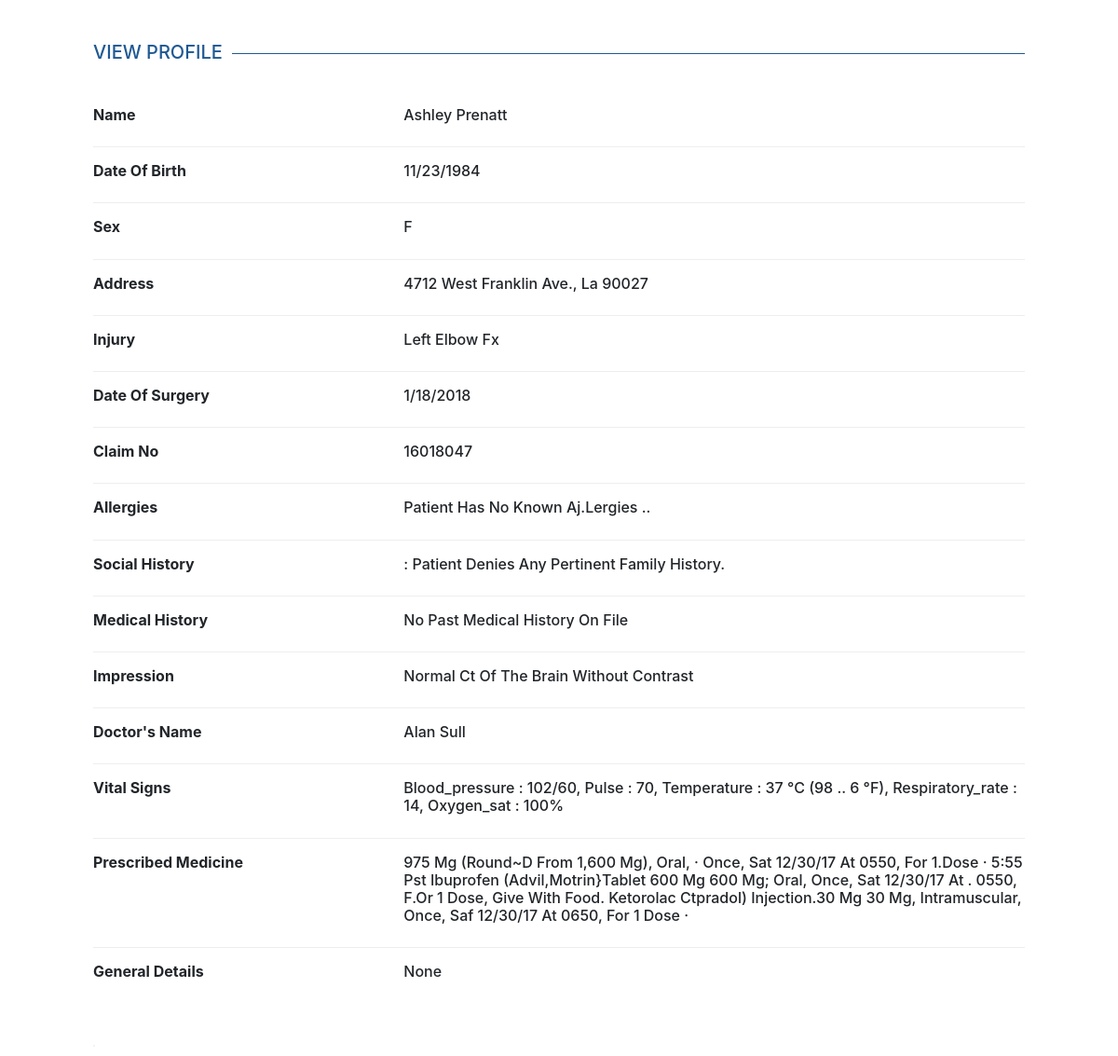
The app's page /detail/253/ with its own data.
### evaluators/models.py (models this page shows, shortened)
class DocumentDetail(models.Model):
    document = models.ForeignKey(Document, related_name='document_name', on_delete=models.CASCADE)
    patient_name = models.CharField(verbose_name="Patient's Name", max_length=200, null=True, blank=True)
    dob = models.CharField(verbose_name="DOB", max_length=200, null=True, blank=True)
    sex = models.CharField(verbose_name="Sex", max_length=200, null=True, blank=True)
    date_of_surgery = models.CharField(verbose_name="Date of Surgery", max_length=200, null=True, blank=True)
    claim_no = models.CharField(verbose_name="Claim No", max_length=200, null=True, blank=True)
    address = models.TextField(verbose_name="Address", null=True, blank=True)
    injury = models.TextField(verbose_name="Injury", null=True, blank=True)
    allergies = models.TextField(verbose_name="Allergies", null=True, blank=True)
    social_history = models.TextField(verbose_name="Social History", null=True, blank=True)
    medical_history = models.TextField(verbose_name="Medical History", null=True, blank=True)
    impression = models.TextField(verbose_name="Impression", null=True, blank=True)
    medicines = models.TextField(verbose_name="medicines", null=True, blank=True)
    vital_signs = models.TextField(verbose_name="vital_signs", null=True, blank=True)
    doctor = models.CharField(verbose_name="Doctor's Name", max_length=200, null=True, blank=True)
    general = models.TextField(verbose_name="general", null=True, blank=True)
    class Meta:
        verbose_name = _("Document Detail")
        verbose_name_plural = _("Document Details")

### evaluators/views.py (the view)
# urls.py: path('detail/<slug:doc_id>/', views.DocumentDetailView.as_view(), name='doc-detail'),
class DocumentDetailView(generic.TemplateView):
    template_name = 'document_detail.html'
    def get_context_data(self, **kwargs):
        doc_id = kwargs['doc_id']
        document_obj = DocumentDetail.objects.get(document__id=doc_id)
        return {'doc_obj':document_obj}

### templates/document_detail.html (shortened to what this page needs)
<!DOCTYPE html>
<html>{% load staticfiles %}
    <head>
        <link rel="stylesheet" type="text/css" href="{% static 'css/style.css' %}" />
        <link rel="stylesheet" type="text/css" href="{% static 'css/responsive.css' %}" />
        <link rel="stylesheet" type="text/css" href="{% static 'css/bootstrap.min.css' %}" />
        <link rel="stylesheet" type="text/css" href="{% static 'css/jquery-ui.min.css' %}" />
    </head>
    <body>
        <div class="fullwidth float-left position-relative">
            <diV class="container">
                <div class="position-relative pt-5 fullwidth d-table m-auto mx-wdt">
                    <h5 class="text-uppercase pro-hd-col float-left fullwidth"><span></span></h5>
                    <div class="detail-pro position-relative float-left fullwidth">
                        <ul class="p-0 float-left mt-5 fullwidth">
                            <li class="float-left fullwidth mb-3 pb-3">
                            <div class="col-lg-4 col-sm-4 float-left">
                                <div class="row">
                                <h6 class="text-capitalize fnt-wht">Name</h6>
                                </div>
                            </div>
                            <div class="col-lg-8 col-sm-8 float-left">
                                <div class="row">
                                <h6 class="text-capitalize pro-color">{{ doc_obj.patient_name }}</h6>
                                </div>
                            </div>
                            </li>
                            <li class="float-left fullwidth mb-3 pb-3">
                            <div class="col-lg-4 col-sm-4 float-left">
                                <div class="row">
                                <h6 class="text-capitalize fnt-wht">Date of Birth</h6>
                                </div>
                            </div>
                            <div class="col-lg-8 col-sm-8 float-left">
                                <div class="row">
                                <h6 class="text-capitalize pro-color">{{ doc_obj.dob }}</h6>
                                </div>
                            </div>
                            </li>
                            <li class="float-left fullwidth mb-3 pb-3">
                            <div class="col-lg-4 col-sm-4 float-left">
                                <div class="row">
                                <h6 class="text-capitalize fnt-wht">Sex</h6>
                                </div>
                            </div>
                            <div class="col-lg-8 col-sm-8 float-left">
                                <div class="row">
                                <h6 class="text-capitalize pro-color">{{ doc_obj.sex }}</h6>
                                </div>
                            </div>
                            </li>
                            <li class="float-left fullwidth mb-3 pb-3">
                            <div class="col-lg-4 col-sm-4 float-left">
                                <div class="row">
                                <h6 class="text-capitalize fnt-wht">Address</h6>
                                </div>
                            </div>
                            <div class="col-lg-8 col-sm-8 float-left">
                                <div class="row">
                                <h6 class="text-capitalize pro-color">{{ doc_obj.address }}</h6>
                                </div>
                            </div>
                            </li>
                            <li class="float-left fullwidth mb-3 pb-3">
                            <div class="col-lg-4 col-sm-4 float-left">
                                <div class="row">
                                <h6 class="text-capitalize fnt-wht">Injury</h6>
                                </div>
                            </div>
                            <div class="col-lg-8 col-sm-8 float-left">
                                <div class="row">
                                <h6 class="text-capitalize pro-color">{{ doc_obj.injury }}</h6>
                                </div>
                            </div>
                            </li>
                            <li class="float-left fullwidth mb-3 pb-3">
                            <div class="col-lg-4 col-sm-4 float-left">
                                <div class="row">
                                <h6 class="text-capitalize fnt-wht">Date of Surgery</h6>
                                </div>
                            </div>
                            <div class="col-lg-8 col-sm-8 float-left">
                                <div class="row">
                                <h6 class="text-capitalize pro-color">{{ doc_obj.date_of_surgery }}</h6>
                                </div>
                            </div>
                            </li>
                            <li class="float-left fullwidth mb-3 pb-3">
                            <div class="col-lg-4 col-sm-4 float-left">
                                <div class="row">
                                <h6 class="text-capitalize fnt-wht">Claim No</h6>
                                </div>
                            </div>
                            <div class="col-lg-8 col-sm-8 float-left">
                                <div class="row">
                                <h6 class="text-capitalize pro-color">{{ doc_obj.claim_no }}</h6>
                                </div>
                            </div>
                            </li>
                            <li class="float-left fullwidth mb-3 pb-3">
                            <div class="col-lg-4 col-sm-4 float-left">
                                <div class="row">
                                <h6 class="text-capitalize fnt-wht">Allergies</h6>
                                </div>
                            </div>
                            <div class="col-lg-8 col-sm-8 float-left">
                                <div class="row">
                                <h6 class="text-capitalize pro-color">{{ doc_obj.allergies }}</h6>
                                </div>
                            </div>
                            </li>
                            <li class="float-left fullwidth mb-3 pb-3">
                            <div class="col-lg-4 col-sm-4 float-left">
                                <div class="row">
                                <h6 class="text-capitalize fnt-wht">Social History</h6>
                                </div>
                            </div>
                            <div class="col-lg-8 col-sm-8 float-left">
                                <div class="row">
                                <h6 class="text-capitalize pro-color">{{ doc_obj.social_history }}</h6>
                                </div>
                            </div>
                            </li>
                            <li class="float-left fullwidth mb-3 pb-3">
                            <div class="col-lg-4 col-sm-4 float-left">
                                <div class="row">
                                <h6 class="text-capitalize fnt-wht">Medical History</h6>
                                </div>
                            </div>
                            <div class="col-lg-8 col-sm-8 float-left">
                                <div class="row">
                                <h6 class="text-capitalize pro-color">{{ doc_obj.medical_history }}</h6>
                                </div>
                            </div>
                            </li>
                            <li class="float-left fullwidth mb-3 pb-3">
                            <div class="col-lg-4 col-sm-4 float-left">
                                <div class="row">
                                <h6 class="text-capitalize fnt-wht">Impression</h6>
                                </div>
                            </div>
                            <div class="col-lg-8 col-sm-8 float-left">
                                <div class="row">
                                <h6 class="text-capitalize pro-color">{{ doc_obj.impression }}</h6>
                                </div>
                            </div>
                            </li>
                            <li class="float-left fullwidth mb-3 pb-3">
                            <div class="col-lg-4 col-sm-4 float-left">
                                <div class="row">
                                <h6 class="text-capitalize fnt-wht">Doctor's Name</h6>
                                </div>
                            </div>
                            <div class="col-lg-8 col-sm-8 float-left">
                                <div class="row">
                                <h6 class="text-capitalize pro-color">{{ doc_obj.doctor }}</h6>
                                </div>
                            </div>
                            </li>
                            <li class="float-left fullwidth mb-3 pb-3">
                            <div class="col-lg-4 col-sm-4 float-left">
                                <div class="row">
                                <h6 class="text-capitalize fnt-wht">Vital Signs</h6>
                                </div>
                            </div>
                            <div class="col-lg-8 col-sm-8 float-left">
                                <div class="row">
                                <h6 class="text-capitalize pro-color">{{ doc_obj.vital_signs }}</h6>
                                </div>
                            </div>
                            </li>
                            <li class="float-left fullwidth mb-3 pb-3">
                            <div class="col-lg-4 col-sm-4 float-left">
                                <div class="row">
                                <h6 class="text-capitalize fnt-wht">Prescribed Medicine</h6>
                                </div>
                            </div>
                            <div class="col-lg-8 col-sm-8 float-left">
                                <div class="row">
                                <h6 class="text-capitalize pro-color">{{ doc_obj.medicines }}</h6>
                                </div>
                            </div>
                            </li>
                            <li class="float-left fullwidth mb-3 pb-3">
                            <div class="col-lg-4 col-sm-4 float-left">
                                <div class="row">
                                <h6 class="text-capitalize fnt-wht">General Details</h6>
                                </div>
                            </div>
                            <div class="col-lg-8 col-sm-8 float-left">
                                <div class="row">
                                <h6 class="text-capitalize pro-color">{{ doc_obj.general }}</h6>
                                </div>
                            </div>
                            </li>
                        </ul>
                        <button type="button" data-toggle="modal" data-target="#billingTab" class="btn btn-link-secondary btn-edit-abs p-0">
                        </button>
                    </div>
                </div>
            </diV>
          </div>
    </body>
</html>

### staticfiles/css/style.css (style rules this page uses)
html, body, div, span, applet, object, iframe, h1, h2, h3, h4, h5, h6, p, blockquote, pre, a, abbr, acronym, address, big, cite, code, del, dfn, em, img, ins, kbd, q, s, samp, small, strike, strong, sub, sup, tt, var, b, u, i, center, dl, dt, dd, ol, ul, li, fieldset, form, label, legend, table, caption, tbody, tfoot, thead, tr, th, td, article, aside, canvas, details, embed, figure, figcaption, footer, header, hgroup, menu, nav, output, ruby, section, summary, time, mark, audio, video { margin: 0; padding: 0; border: 0; font-size: 100%; font: inherit; vertical-align: baseline; }
body { line-height: 1; }
ol, ul { list-style: none; }
* { box-sizing: border-box; -moz-box-sizing:border-box; -webkit-box-sizing: border-box; }
.fullwidth { width: 100%; }
.container { max-width: 1200px !important; width: 100%; margin: 0 auto; }
.pro-hd-col { color: #1f5993; }
.pro-hd-col::before { content: "VIEW PROFILE"; position: absolute; top: 44px; left: 0; z-index: 100; padding-right: 10px; background: #fff; }
.pro-hd-col span { width: 100%; height: 1px; background: #1f5993; float: left; margin-top: 9px; }
.mx-wdt { max-width: 1000px; }
.detail-pro ul li { border-bottom: 1px solid #eee; }
.detail-pro ul li:last-child { border-bottom: inherit !important; }
.fnt-wht { font-weight: bold; }

### records on screen
DocumentDetail: patient_name "Ashley Prenatt", dob "11/23/1984", sex "F", address "4712 West Franklin Ave., La 90027", injury "Left Elbow Fx", date_of_surgery "1/18/2018", claim_no "16018047", allergies "Patient Has No Known Aj.lergies ..", social_history ": Patient Denies Any Pertinent Family History.", medical_history "No Past Medical History On File", impression "Normal Ct Of The Brain Without Contrast", doctor "Alan Sull", vital_signs "Blood_pressure : 102/60, Pulse : 70, Temperature : 37 °c (98 .. 6 °f), Respiratory_rate : 14, Oxygen_sat : 100%", medicines "975 Mg (Round~d From 1,600 Mg), Oral, · Once, Sat 12/30/17 At 0550, For 1.dose · 5:55 Pst Ibuprofen (Advil,motrin}tablet 600 Mg 600 Mg; Oral, Once, Sat 12/30/17 At . 0550, F.or 1 Dose, Give With Food. Ketorolac Ctpradol) Injection.30 Mg 30 Mg, Intramuscular, Once, Saf 12/30/17 At 0650, For 1 Dose ·", general "None"
